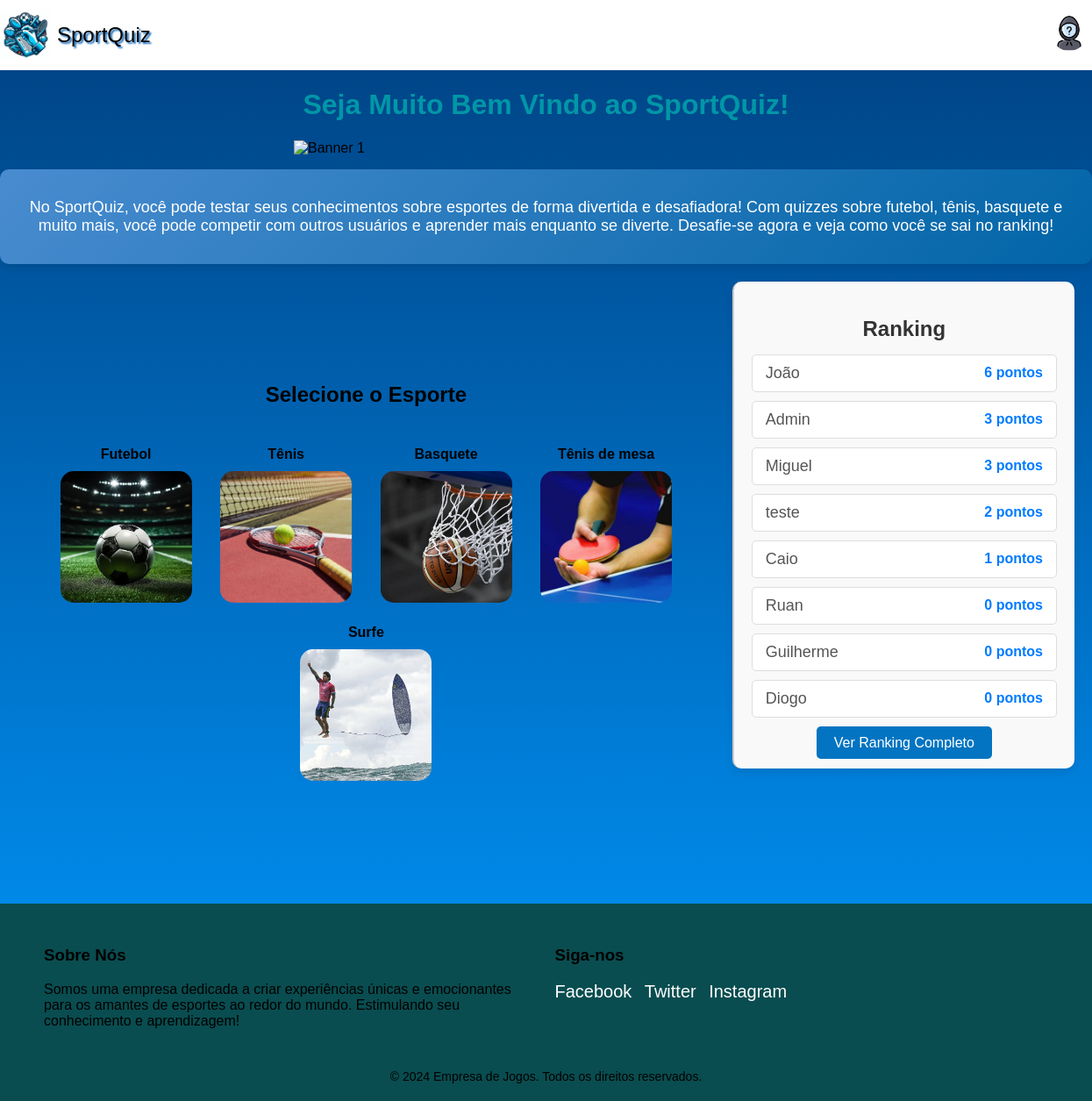
Screenshot of /principal.php with the database file from the repository.
### tables this page shows
CREATE TABLE `ranking` (
  `id` int(11) NOT NULL,
  `id_usuario` int(11) NOT NULL,
  `pontuacao` int(11) NOT NULL
);

CREATE TABLE `usuarios` (
  `id` int(11) NOT NULL,
  `nome` varchar(40) NOT NULL,
  `senha` varchar(200) NOT NULL,
  `email` varchar(40) NOT NULL,
  `imagem_perfil` varchar(255) DEFAULT NULL
);

### principal.php (the view, shortened to what this page needs)
<?php
include('conexao_bd.php');
$id = $_SESSION['id'];
$sql_code = "
    SELECT u.nome, u.imagem_perfil
    FROM usuarios u
    WHERE u.id = ?
";
$stmt = $mysqli->prepare($sql_code);
$stmt->bind_param("i", $id);
$stmt->execute();
$result = $stmt->get_result();
$usuario = $result->fetch_assoc();
$imagem_perfil = !empty($usuario['imagem_perfil']) ? $usuario['imagem_perfil'] : 'imagem/anonimo.png';
$sql_ranking = "
    SELECT u.nome, r.pontuacao
    FROM ranking r
    JOIN usuarios u ON r.id_usuario = u.id
    ORDER BY r.pontuacao DESC
    LIMIT 10
";
$result_ranking = $mysqli->query($sql_ranking);
$ranking = $result_ranking->fetch_all(MYSQLI_ASSOC);
?>
<!DOCTYPE html>
<html lang="pt-br">
<head>
    <link rel="stylesheet" href="estilo.css">
    <nav class="navbar">
        <img class="logo" alt="imagemquiz" src="./imagem/testequiz.jpg">
        <h1><a href="principal.php">SportQuiz</a></h1>
        <div class="perfil">
            <button class="perfil-btn" onclick="toggleMenu()">
                <img class="perfil-icone" src="<?php echo $imagem_perfil; ?>" alt="Perfil">
            </button>
        </div>
    </nav>
</head>
<body class="bodyprincipal">
    <h1 class="tituloprincipal"> Seja Muito Bem Vindo ao SportQuiz!</h1>
    <div class="carousel-container">
        <div class="carousel">
            <div class="carousel-item active">
                <img src="https://www.lance.com.br/galerias/wp-content/uploads/2021/04/Manchete-8-843x474.jpg" alt="Banner 1">
            </div>
        </div>
    </div>
    <div class="textointroducao">
        <p>No SportQuiz, você pode testar seus conhecimentos sobre esportes de forma divertida e desafiadora! Com quizzes sobre futebol, tênis, basquete e muito mais, você pode competir com outros usuários e aprender mais enquanto se diverte. Desafie-se agora e veja como você se sai no ranking!</p>
    </div>
    <div class="content">
        <div class="left-content">
            <h2 class="escolha">Selecione o Esporte</h2>
            <div class="esporte-container">
                <form method="post">
                    <div class="opcao">
                        <a href="fut.php">
                            <div class="nome">Futebol</div>
                            <img class="esporte" src="./imagem/fut.jpg" alt="futebol">
                        </a>
                    </div>
                    <div class="opcao">
                        <a href="tenis.php">
                            <div class="nome">Tênis</div>
                            <img class="esporte" src="./imagem/tenis.jpg" alt="Tênis">
                        </a>
                    </div>
                    <div class="opcao">
                        <a href="basquete.php">
                            <div class="nome">Basquete</div>
                            <img class="esporte" src="./imagem/basquete.jpg" alt="Basquete">
                        </a>
                    </div>
                    <div class="opcao">
                        <a href="ping.php">
                            <div class="nome">Tênis de mesa</div>
                            <img class="esporte" src="./imagem/ping.jpg" alt="PingPong">
                        </a>
                    </div>
                    <div class="opcao">
                        <a href="surf.php">
                            <div class="nome">Surfe</div>
                            <img class="esporte" src="./imagem/surf.jpg" alt="Surfe">
                        </a>
                    </div>
                </form>
            </div>
        </div>
<div class="right-content">
    <h2 class="ranking-title">Ranking</h2>
    <ul class="ranking-list">
        <?php foreach ($ranking as $rank): ?>
            <li class="ranking-item">
                <span class="rank-name"><?php echo htmlspecialchars($rank['nome']); ?></span>
                <span class="rank-score"><?php echo $rank['pontuacao']; ?> pontos</span>
            </li>
        <?php endforeach; ?>
    </ul>
    <div class="view-full-ranking">
        <a href="ranking.php" class="btn-ranking">Ver Ranking Completo</a>
    </div>
</div>
    </div>
    <footer>
        <div class="footer-content">
            <div class="footer-section about">
                <h3>Sobre Nós</h3>
                <p>Somos uma empresa dedicada a criar experiências únicas e emocionantes para os amantes de esportes ao redor do mundo. Estimulando seu conhecimento e aprendizagem!</p>
            </div>
            <div class="footer-section social">
                <h3>Siga-nos</h3>
                <div class="social-links">
                    <a href="#"><i class="fab fa-facebook"></i> Facebook</a>
                    <a href="#"><i class="fab fa-twitter"></i> Twitter</a>
                    <a href="#"><i class="fab fa-instagram"></i> Instagram</a>
                </div>
            </div>
        </div>
        <div class="footer-bottom">
            &copy; 2024 Empresa de Jogos. Todos os direitos reservados.
        </div>
    </footer>
</body>
</html>

### estilo.css (style rules this page uses)
.bodyprincipal { background: linear-gradient(180deg, #004080, #0099ff); height: 100vh; font-family: Arial; display: inline; padding: 0; margin: 0; }
.escolha { text-align: center; border-radius: 10px; align-items: center; margin-top: 90px; margin-left: 50px; margin-right: 50px; padding: 5px; }
.navbar { background-color: white; display: flex; align-items: center; width: 100%; }
.navbar .logo { width: 59px; }
.navbar h1 { flex: 0 1 auto; text-align: left; font-weight: 400; text-shadow: 2px 2px 2px rgb(10, 99, 181); color: black; font-size: 24px; padding: 6px; margin-right: 0; transition: all 0.3s ease; }
.esporte-container { justify-content: center; align-items: center; text-align: center; margin-top: 0px; padding-top: 10px; padding-bottom: 85px; }
.esporte { margin-top: 10px; margin-bottom: -10px; margin-left: 10px; margin-right: 10px; width: 150px; height: 150px; object-fit: cover; border-radius: 15px; transition: all 1s; }
.nome { font-weight: 600; margin-top: 6px; text-align: center; }
.opcao { border-radius: 12px; display: inline-block; margin: 4px; text-align: center; cursor: pointer; transition: all 1s; padding-bottom: 17px; }
a { text-decoration: none; color: inherit; }
head { background-color: white; }
footer { background-color: #094d50; padding: 20px 40px; display: flex; flex-direction: column; align-items: center; }
.footer-content { display: flex; justify-content: space-between; width: 100%; }
.footer-section { margin: 10px; flex: 1; min-width: 200px; }
.social-links a { margin-right: 10px; color: #ffffff; text-decoration: none; font-size: 20px; transition: color 0.3s; }
.footer-bottom { margin-top: 20px; text-align: center; font-size: 14px; }
.perfil { position: relative; margin-left: auto; }
.perfil-btn { background: none; border: none; cursor: pointer; }
.perfil-icone { width: 40px; height: 40px; border-radius: 50%; object-fit: cover; transition: transform 0.3s ease; }
.content { display: flex; justify-content: space-between; align-items: flex-start; gap: 20px; padding: 20px; }
.left-content { width: 65%; padding: 20px; }
.right-content { width: 30%; padding: 20px; background-color: #f9f9f9; border-left: 2px solid #ccc; border-radius: 10px; box-shadow: 0 4px 10px rgba(0, 0, 0, 0.1); }
.ranking-title { font-size: 24px; font-weight: bold; color: #333; text-align: center; margin-bottom: 15px; }
.ranking-list { list-style: none; padding: 0; margin: 0; }
.ranking-item { display: flex; justify-content: space-between; align-items: center; padding: 10px 15px; margin-bottom: 10px; border: 1px solid #ddd; border-radius: 5px; background-color: #fff; transition: background-color 0.3s, transform 0.2s; }
.rank-name { font-size: 18px; color: #555; }
.rank-score { font-size: 16px; font-weight: bold; color: #007bff; }
.carousel-container { position: relative; width: 100%; max-width: 900px; margin: 0 auto; overflow: hidden; margin-top: 10px; margin-left: 335px; }
.carousel { position: relative; overflow: hidden; }
.carousel-item { display: none; width: 100%; height: auto; }
.carousel-item.active { display: block; }
.tituloprincipal { text-align: center; color: #0097a7; }
.textointroducao { font-size: 18px; color: #fff; background: linear-gradient(135deg, #498ccf, #0165a7); padding: 15px 30px; margin-top: 15px; border-radius: 10px; box-shadow: 0 4px 10px rgba(0, 0, 0, 0.1); text-align: center; transition: all 0.5s ease; }
.view-full-ranking { text-align: center; margin-top: 20px; }
.btn-ranking { background-color: #0274c1; color: white; padding: 10px 20px; border-radius: 5px; text-decoration: none; font-size: 16px; transition: background-color 0.3s ease; }

### rows the page displays
ranking: id_usuario.nome "João", pontuacao "6"
ranking: id_usuario.nome "Admin", pontuacao "3"
ranking: id_usuario.nome "Miguel", pontuacao "3"
ranking: id_usuario.nome "teste", pontuacao "2"
ranking: id_usuario.nome "Caio", pontuacao "1"
ranking: id_usuario.nome "Ruan", pontuacao "0"
ranking: id_usuario.nome "Guilherme", pontuacao "0"
ranking: id_usuario.nome "Diogo", pontuacao "0"
